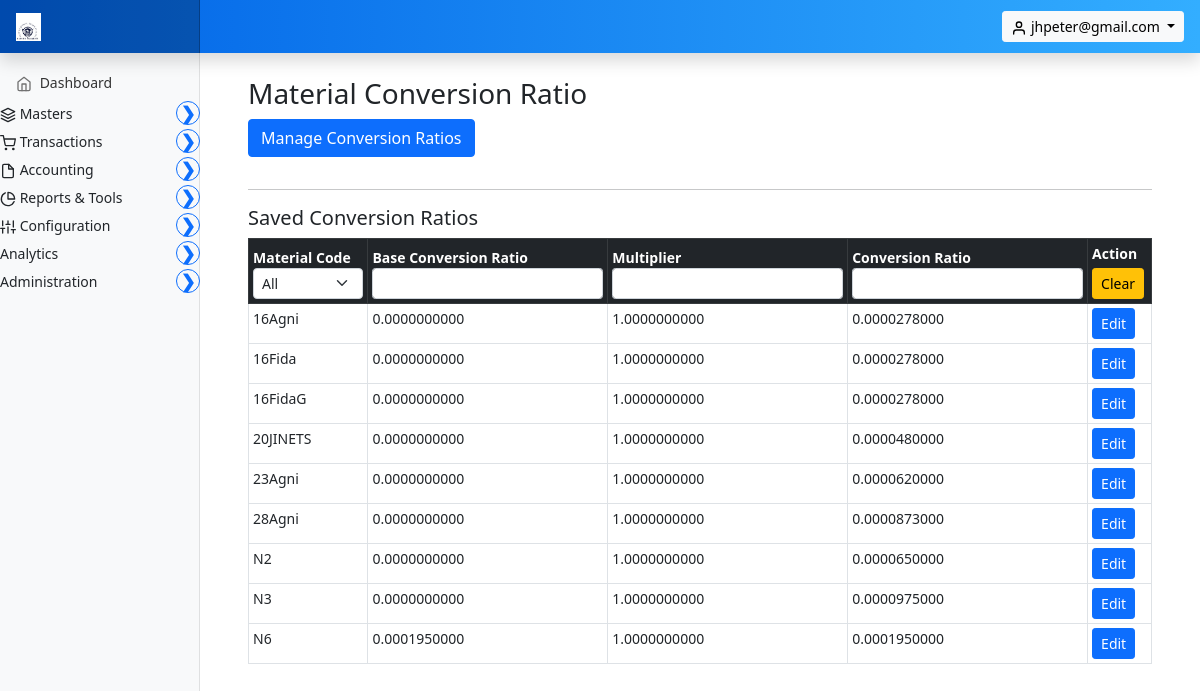
The page /invoice/configuration/material-conversion-ratio (signed in) on the database as committed earlier.
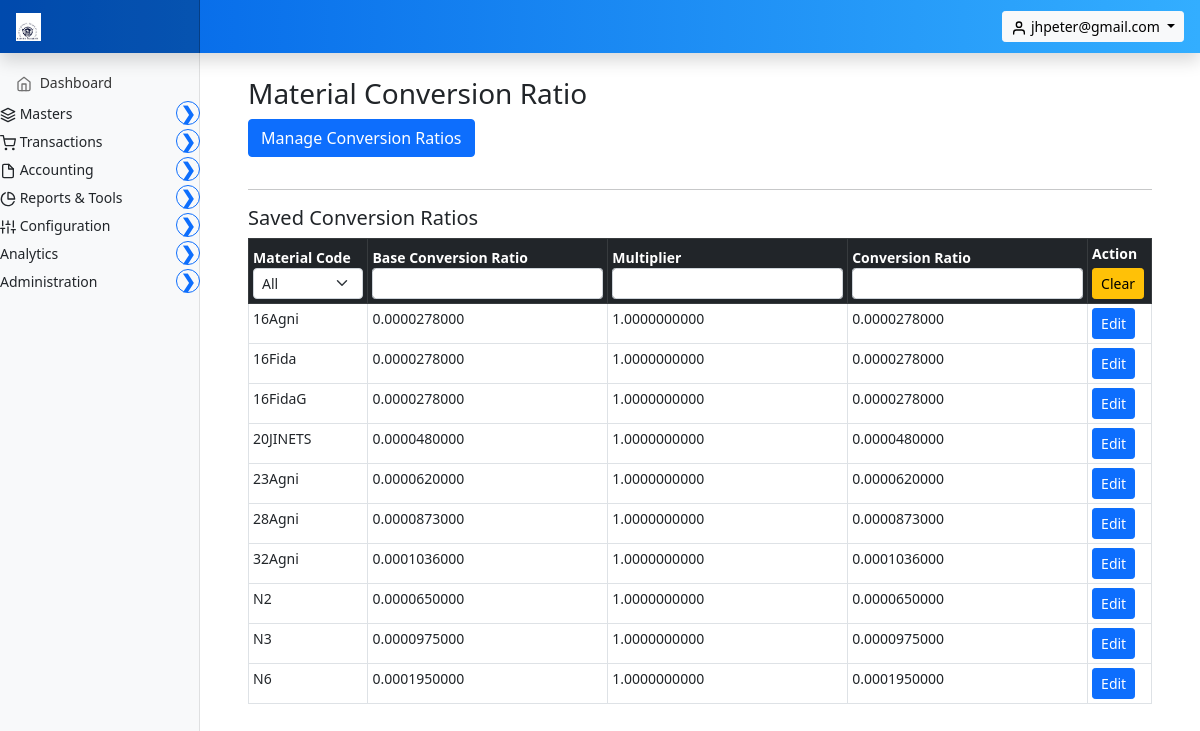
The same page on the database as committed later.
### marania_invoice_app/models.py (models this page shows, shortened)
class MaterialConversionRatio(models.Model):
    material_code = models.CharField(max_length=50, unique=True)
    base_conversion_ratio = models.DecimalField(max_digits=20, decimal_places=10, default=0)
    multiplier = models.DecimalField(max_digits=20, decimal_places=10, default=1)
    conversion_ratio = models.DecimalField(max_digits=20, decimal_places=10)
    created_at = models.DateTimeField(auto_now_add=True)
    updated_at = models.DateTimeField(auto_now=True)
    class Meta:
        ordering = ['material_code']

### marania_invoice_app/views.py (the view, shortened to what this page needs)
# urls.py: path('configuration/material-conversion-ratio', views.material_conversion_ratio_view, name='material_conversion_ratio'),
@login_required
def material_conversion_ratio_view(request):
    context = {
        "ratios": MaterialConversionRatio.objects.all(),
        "materials": Materials.objects.all(),
    }
    return render(request, "marania_invoice_app/material_conversion_ratio.html", context)

### marania_invoice_app/context_processors.py (called while the page is built, shortened)
def _is_user_manager(user):
    if not user.is_authenticated:
        return False
    if user.is_superuser or user.is_staff:
        return True
    profile = getattr(user, "user_profile", None)
    if profile is None:
        return False
    return "user_management" in profile.permitted_module_keys()

def _permitted_module_keys(user):
    if not user.is_authenticated:
        return set()
    if user.is_superuser:
        from .modules import MODULE
        return set(MODULE.values())

def base_context(request):
    from django.conf import settings
    company, _ = CompanySettings.objects.get_or_create(id=1)
    user = request.user
    permitted_keys = _permitted_module_keys(user)
    if user.is_authenticated:
        try:
            request.session["permitted_module_keys"] = sorted(permitted_keys)
        except Exception:
            pass
    is_superuser = user.is_authenticated and user.is_superuser
    is_user_manager = _is_user_manager(user)
    return {
        "config": company,  # exposes company_title, logo, etc.
        "app_settings": company,
        "company": company,
        "is_superuser": is_superuser,
        "is_user_manager": is_user_manager,
        "permitted_module_keys": permitted_keys,
        "DEFAULT_LOGO_URL": "/static/images/marania_eagle_logo.png",
    }

### marania_invoice_app/models.py (called while the page is built)
    @property
    def display_logo_url(self):
        if self.company_logo and hasattr(self.company_logo, "url") and self.company_logo.name:
            try:
                return self.company_logo.url
            except Exception:
                return "/static/images/marania_eagle_logo.png"
        return "/static/images/marania_eagle_logo.png"

### templates/marania_invoice_app/material_conversion_ratio.html (shortened to what this page needs)
{% extends 'partials/base.html' %}
{% load static %}
{% block main %}
<main class="col-md-9 ms-sm-auto col-lg-10 px-md-4">
  <div class="container my-4">
    <h3>Material Conversion Ratio</h3>
    <button class="btn btn-primary mb-3" type="button"
            data-bs-toggle="collapse"
            data-bs-target="#ratioForm">
      Manage Conversion Ratios
    </button>
    <hr>
    <h5>Saved Conversion Ratios</h5>
    {% if ratios %}
    <div class="table-responsive">
      <table class="table table-bordered table-hover table-sm" id="ratios-table">
        <thead class="table-dark">
          <tr>
            <th>Material Code
              <select class="form-select form-select-sm column-filter" data-col="0">
                <option value="">All</option>
              </select>
            </th>
            <th>Base Conversion Ratio
              <input type="text" class="form-control form-control-sm text-filter" data-col="1">
            </th>
            <th>Multiplier
              <input type="text" class="form-control form-control-sm text-filter" data-col="2">
            </th>
            <th>Conversion Ratio
              <input type="text" class="form-control form-control-sm text-filter" data-col="3">
            </th>
            <th>
              Action
              <div class="mt-1">
                <button type="button" id="clear-filters" class="btn btn-warning btn-sm">
                  Clear
                </button>
              </div>
            </th>
          </tr>
        </thead>
        <tbody>
          {% for r in ratios %}
          <tr>
            <td>{{ r.material_code }}</td>
            <td>{{ r.base_conversion_ratio }}</td>
            <td>{{ r.multiplier }}</td>
            <td>{{ r.conversion_ratio }}</td>
            <td>
              <button type="button"
                      class="btn btn-primary btn-sm load-ratio"
                      data-material-code="{{ r.material_code }}">
                Edit
              </button>
            </td>
          </tr>
          {% endfor %}
        </tbody>
      </table>
    </div>
    {% endif %}
  </div>
</main>
{% endblock %}

### templates/partials/base.html (shortened to what this page needs)
{% load static %}
<!doctype html>
<html lang="en">
  <head>
    <link href="{% static 'assets/css/bootstrap.min.css' %}" rel="stylesheet">
    <link href="{% static 'assets/css/dashboard.css' %}" rel="stylesheet">
  </head>
  <body>
<header class="navbar navbar-dark sticky-top"
style="background: linear-gradient(90deg, #0062E6, #33AEFF); flex-wrap: nowrap; padding: 0; box-shadow: 0 0.5rem 1rem rgba(0,0,0,.15);">
  <a class="navbar-brand col-md-3 col-lg-2 me-0 px-3" href="#">
    <img src="{{ config.display_logo_url }}" alt="logo" height="28" class="me-2 d-inline-block align-text-top"
         onerror="this.style.display='none';">
  </a>
  <div class="ms-auto me-3 d-flex align-items-center">
    {% if user.is_authenticated %}
    <div class="dropdown">
      <button class="btn btn-light btn-sm dropdown-toggle" type="button" data-bs-toggle="dropdown" aria-expanded="false">
        <span data-feather="user"></span> {{ user.username }}
      </button>
    </div>
    {% endif %}
  </div>
</header>
<div class="container-fluid">
  <div class="row">
    <nav id="sidebarMenu" class="col-md-3 col-lg-2 d-md-block bg-light sidebar collapse">
      <div class="position-sticky pt-3">
        <ul class="nav flex-column">
          <li class="nav-item">
            <a class="nav-link" href="{% url 'dashboard' %}">
              <span data-feather="home"></span>
              Dashboard
            </a>
          </li>
          {% if 'masters' in permitted_module_keys or is_superuser %}
          <li class="nav-item">
            <div class="d-flex justify-content-between align-items-center mb-1 parent-menu">
              <span>
                <span data-feather="layers"></span>
                Masters
              </span>
              <button class="collapse-btn btn btn-outline-primary btn-sm rounded-circle"
                      type="button"
                      data-bs-toggle="collapse"
                      data-bs-target="#MastersSubmenu"
                      aria-expanded="false"
                      aria-controls="MastersSubmenu">
                <span class="collapse-icon">&#10095;</span>
              </button>
            </div>
          </li>
          {% endif %}
          {% if 'transactions' in permitted_module_keys or is_superuser %}
          <li class="nav-item">
            <div class="d-flex justify-content-between align-items-center mb-1 parent-menu">
              <span>
                <span data-feather="shopping-cart"></span>
                Transactions
              </span>
              <button class="collapse-btn btn btn-outline-primary btn-sm rounded-circle"
                      type="button"
                      data-bs-toggle="collapse"
                      data-bs-target="#TransactionsSubmenu"
                      aria-expanded="false"
                      aria-controls="TransactionsSubmenu">
                <span class="collapse-icon">&#10095;</span>
              </button>
            </div>
          </li>
          {% endif %}
          {% if 'accounting' in permitted_module_keys or is_superuser %}
          <li class="nav-item">
            <div class="d-flex justify-content-between align-items-center mb-1 parent-menu">
              <span>
                <span data-feather="file"></span>
                Accounting
              </span>
              <button class="collapse-btn btn btn-outline-primary btn-sm rounded-circle"
                      type="button"
                      data-bs-toggle="collapse"
                      data-bs-target="#AccountingSubmenu"
                      aria-expanded="false"
                      aria-controls="AccountingSubmenu">
                <span class="collapse-icon">&#10095;</span>
              </button>
            </div>
          </li>
          {% endif %}
          {% if 'reports_tools' in permitted_module_keys or is_superuser %}
          <li class="nav-item">
            <div class="d-flex justify-content-between align-items-center mb-1 parent-menu">
              <span>
                <span data-feather="pie-chart"></span>
                Reports & Tools
              </span>
              <button class="collapse-btn btn btn-outline-primary btn-sm rounded-circle"
                      type="button"
                      data-bs-toggle="collapse"
                      data-bs-target="#ReportsSubmenu"
                      aria-expanded="false"
                      aria-controls="ReportsSubmenu">
                <span class="collapse-icon">&#10095;</span>
              </button>
            </div>
          </li>
          {% endif %}
          {% if 'configuration' in permitted_module_keys or is_superuser %}
          <li class="nav-item">
            <div class="d-flex justify-content-between align-items-center mb-1 parent-menu">
              <span>
                <span data-feather="sliders"></span>
                Configuration
              </span>
              <button class="collapse-btn btn btn-outline-primary btn-sm rounded-circle"
                      type="button"
                      data-bs-toggle="collapse"
                      data-bs-target="#ConfigurationSubmenu"
                      aria-expanded="false"
                      aria-controls="ConfigurationSubmenu">
                <span class="collapse-icon">&#10095;</span>
              </button>
            </div>
          </li>
          {% endif %}
          {% if 'analytics' in permitted_module_keys or is_superuser %}
          <li class="nav-item">
            <div class="d-flex justify-content-between align-items-center mb-1 parent-menu">
              <span>
                Analytics
              </span>
              <button class="collapse-btn btn btn-outline-primary btn-sm rounded-circle"
                      type="button"
                      data-bs-toggle="collapse"
                      data-bs-target="#AnalyticsSubmenu"
                      aria-expanded="false"
                      aria-controls="AnalyticsSubmenu">
                <span class="collapse-icon">&#10095;</span>
              </button>
            </div>
          </li>
          {% endif %}
          {% if 'administration' in permitted_module_keys or 'user_management' in permitted_module_keys or is_superuser %}
          <li class="nav-item">
            <div class="d-flex justify-content-between align-items-center mb-1 parent-menu">
              <span>
                Administration
              </span>
              <button class="collapse-btn btn btn-outline-primary btn-sm rounded-circle"
                      type="button"
                      data-bs-toggle="collapse"
                      data-bs-target="#AdminSubmenu"
                      aria-expanded="false"
                      aria-controls="AdminSubmenu">
                <span class="collapse-icon">&#10095;</span>
              </button>
            </div>
          </li>
          {% endif %}
        </ul>
      </div>
    </nav>
  {% block main %}
  {% endblock %}
  </div>
</div>
  </body>
</html>

### static/assets/css/dashboard.css (style rules this page uses)
body { font-size: .875rem; }
.feather { width: 16px; height: 16px; vertical-align: text-bottom; }
.sidebar { position: fixed; top: 0; bottom: 0; left: 0; z-index: 100; padding: 48px 0 0; box-shadow: inset -1px 0 0 rgba(0, 0, 0, .1); }
.sidebar .nav-link { font-weight: 500; color: #333; }
.sidebar .nav-link .feather { margin-right: 4px; color: #727272; }
.navbar-brand { padding-top: .75rem; padding-bottom: .75rem; font-size: 1rem; background-color: rgba(0, 0, 0, .25); box-shadow: inset -1px 0 0 rgba(0, 0, 0, .25); }

### templates/partials/base.html (style rules this page uses)
.collapse-icon { transition: transform 0.3s ease; display: inline-block; font-size: 18px; font-weight: bold; line-height: 1; }
.collapse-btn { width: 24px; height: 24px; display: flex; align-items: center; justify-content: center; padding: 0; font-size: 16px; font-weight: bold; transition: all 0.3s ease; }

Rows that differ between the two databases and show on the page:
changed MaterialConversionRatio "16Agni": base_conversion_ratio "0.0000000000" → "0.0000278000"
changed MaterialConversionRatio "16Fida": base_conversion_ratio "0.0000000000" → "0.0000278000"
changed MaterialConversionRatio "16FidaG": base_conversion_ratio "0.0000000000" → "0.0000278000"
changed MaterialConversionRatio "20JINETS": base_conversion_ratio "0.0000000000" → "0.0000480000"
changed MaterialConversionRatio "23Agni": base_conversion_ratio "0.0000000000" → "0.0000620000"
changed MaterialConversionRatio "28Agni": base_conversion_ratio "0.0000000000" → "0.0000873000"
added MaterialConversionRatio: material_code "32Agni", base_conversion_ratio "0.0001036000", multiplier "1.0000000000", conversion_ratio "0.0001036000"
changed MaterialConversionRatio (number 8 of 10 on the later page): base_conversion_ratio "0.0000000000" → "0.0000650000"
changed MaterialConversionRatio (number 9 of 10 on the later page): base_conversion_ratio "0.0000000000" → "0.0000975000"
